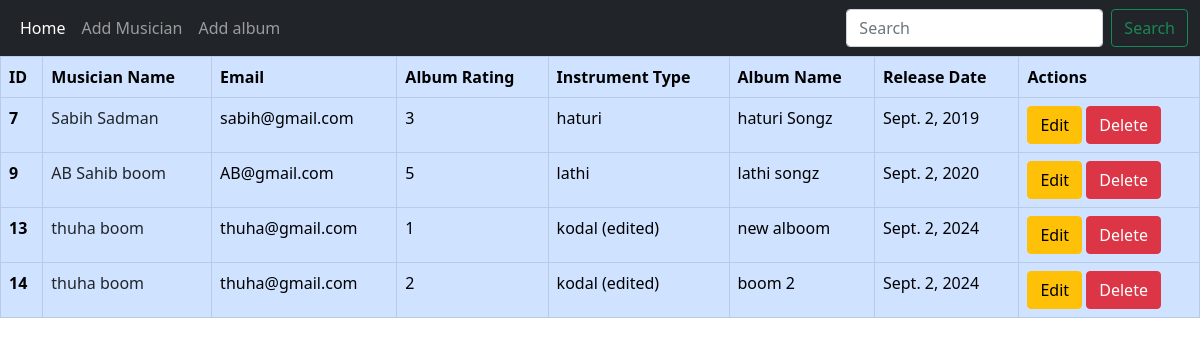
The page / on the database its author committed.
### album/models.py (models this page shows, shortened)
class Album(models.Model):
    albumName = models.CharField(max_length=50)
    musician = models.ForeignKey(Musician, on_delete=models.CASCADE)
    releaseDate = models.DateField()
    CHOICES = [(1,1),(2,2),(3,3),(4,4),(5,5)]
    rating = models.IntegerField(choices=CHOICES)

### musician/models.py (models this page shows, shortened)
class Musician(models.Model):
    firstName = models.CharField(max_length=50)
    lastName = models.CharField(max_length=50)
    email = models.EmailField()
    phoneNumber = models.CharField(max_length=12)
    instrumentType = models.CharField(max_length=50)

### musiciansDirectory/views.py (the view)
# urls.py: path('', views.home, name='homePage'),
def home(request):
    data = Album.objects.all()
    return render(request,'home.html', {'data':data})

### templates/home.html
{% extends 'base.html' %}
{% block content %}
<table class="table table-primary table-bordered">
    <thead>
        <tr>
        <th scope="col">ID</th>
        <th scope="col">Musician Name</th>
        <th scope="col">Email</th>
        <th scope="col">Album Rating</th>
        <th scope="col">Instrument Type</th>
        <th scope="col">Album Name</th>
        <th scope="col">Release Date</th>
        <th scope="col">Actions</th>
        </tr>
    </thead>
    <tbody>
        {% for album in data %}
            <tr>
                <th scope="row">{{album.id}}</th>
                <td><a class="text-dark text-decoration-none" href="{% url 'editMusician' album.musician.id %}">{{album.musician.firstName}} {{album.musician.lastName}}</a></td>
                <td>{{album.musician.email}}</td>
                <td>{{album.rating}}</td>
                <td>{{album.musician.instrumentType}}</td>
                <td>{{album.albumName}}</td>
                <td>{{album.releaseDate}}</td>
                <td>
                    <a href="{% url 'editAlbum' album.id %}" class="btn btn-warning">Edit</a>
                    <a href="{% url 'deleteAlbum' album.id %}" class="btn btn-danger">Delete</a>
                </td>
            </tr>
        {% endfor %}
    </tbody>
</table>
{% endblock %}

### templates/base.html (shortened to what this page needs)
<!doctype html>
<html lang="en">
  <head>
    <link href="https://cdn.jsdelivr.net/npm/bootstrap@5.0.2/dist/css/bootstrap.min.css" rel="stylesheet">
  </head>
  <body>
    <nav class="navbar navbar-expand-lg navbar-dark bg-dark">
        <div class="container-fluid">
          <div class="collapse navbar-collapse" id="navbarSupportedContent">
            <ul class="navbar-nav me-auto mb-2 mb-lg-0">
              <li class="nav-item">
                <a class="nav-link active" aria-current="page" href="{% url 'homePage' %}">Home</a>
              </li>
              <li class="nav-item">
                <a class="nav-link" href="{% url 'addMusician' %}">Add Musician</a>
              </li>
              <li class="nav-item">
                <a class="nav-link" href="{% url 'addAlbum' %}">Add album</a>
              </li>
            </ul>
            <form class="d-flex">
              <input class="form-control me-2" type="search" placeholder="Search" aria-label="Search">
              <button class="btn btn-outline-success" type="submit">Search</button>
            </form>
          </div>
        </div>
      </nav>
    {% block content %}
    {% endblock %}
  </body>
</html>

### rows shown on the page
Album: id "7", musician.firstName "Sabih", musician.lastName "Sadman", musician.email "sabih@gmail.com", rating "3", musician.instrumentType "haturi", albumName "haturi Songz", releaseDate "Sept. 2, 2019"
Album: id "9", musician.firstName "AB", musician.lastName "Sahib boom", musician.email "AB@gmail.com", rating "5", musician.instrumentType "lathi", albumName "lathi songz", releaseDate "Sept. 2, 2020"
Album: id "13", musician.firstName "thuha", musician.lastName "boom", musician.email "thuha@gmail.com", rating "1", musician.instrumentType "kodal (edited)", albumName "new alboom", releaseDate "Sept. 2, 2024"
Album: id "14", musician.firstName "thuha", musician.lastName "boom", musician.email "thuha@gmail.com", rating "2", musician.instrumentType "kodal (edited)", albumName "boom 2", releaseDate "Sept. 2, 2024"
